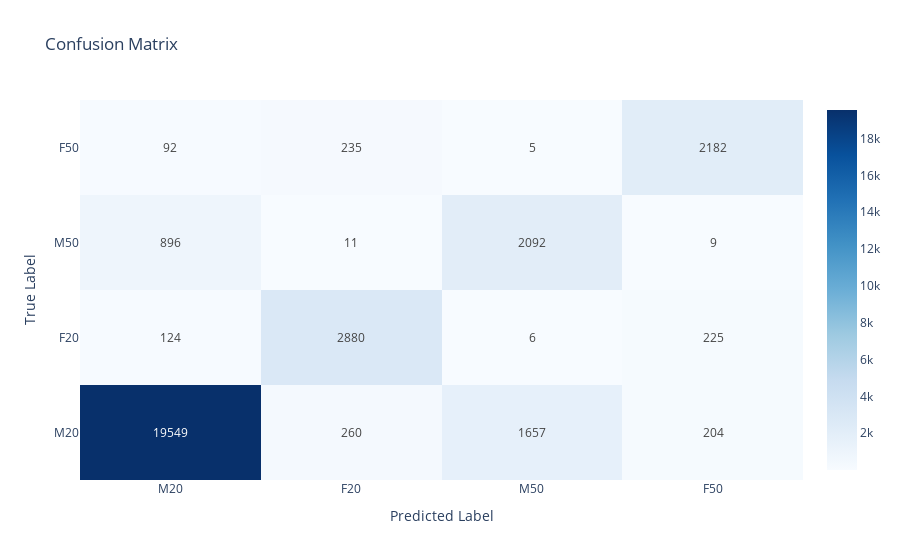
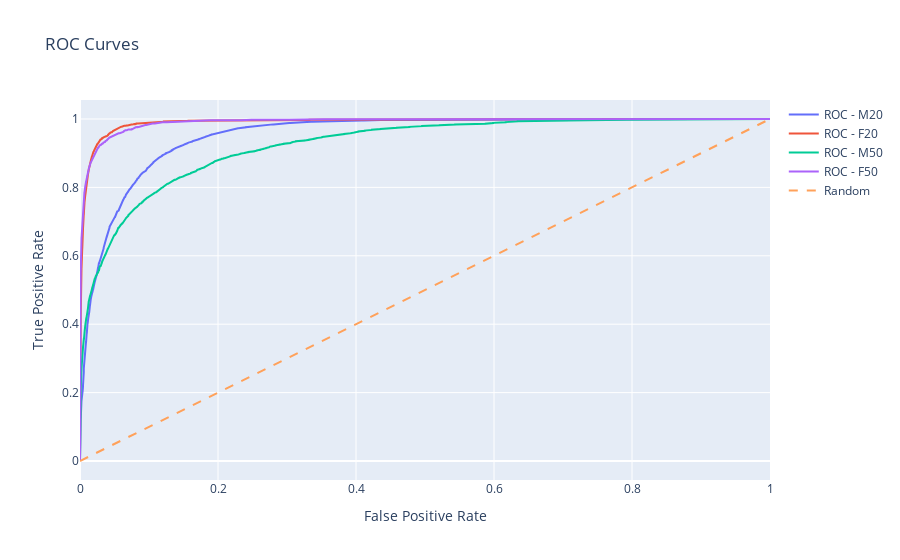

Notebook code cell kept with these figures, in order:
### Code cell
evaluate_model(y_true, y_pred, y_pred_proba=y_pred_proba, class_names=["M20", "F20", "M50", "F50"])

### Figure 1 — Plotly figure (JSON) as saved in the notebook; plotly's stock layout.template omitted (floating-point values rounded to 4 significant figures)
{"data": [{"colorscale": [[0, "rgb(247,251,255)"], [0.125, "rgb(222,235,247)"], [0.25, "rgb(198,219,239)"], [0.375, "rgb(158,202,225)"], [0.5, "rgb(107,174,214)"], [0.625, "rgb(66,146,198)"], [0.75, "rgb(33,113,181)"], [0.875, "rgb(8,81,156)"], [1, "rgb(8,48,107)"]], "hoverinfo": "z", "showscale": true, "text": [["19549", "260", "1657", "204"], ["124", "2880", "6", "225"], ["896", "11", "2092", "9"], ["92", "235", "5", "2182"]], "texttemplate": "%{text}", "type": "heatmap", "x": ["M20", "F20", "M50", "F50"], "y": ["M20", "F20", "M50", "F50"], "z": [[19549, 260, 1657, 204], [124, 2880, 6, 225], [896, 11, 2092, 9], [92, 235, 5, 2182]]}], "layout": {"title": {"text": "Confusion Matrix"}, "xaxis": {"title": {"text": "Predicted Label"}}, "yaxis": {"title": {"text": "True Label"}}}}

### Figure 2 — Plotly figure (JSON) as saved in the notebook; plotly's stock layout.template omitted (floating-point values rounded to 4 significant figures; data arrays with more than 128 entries replaced by an {"elided": "..."} marker saying what was removed)
{"data": [{"mode": "lines", "name": "ROC - M20", "type": "scatter", "x": {"elided": "3964 float values"}, "y": {"elided": "3964 float values"}}, {"mode": "lines", "name": "ROC - F20", "type": "scatter", "x": {"elided": "1236 float values"}, "y": {"elided": "1236 float values"}}, {"mode": "lines", "name": "ROC - M50", "type": "scatter", "x": {"elided": "3050 float values"}, "y": {"elided": "3050 float values"}}, {"mode": "lines", "name": "ROC - F50", "type": "scatter", "x": {"elided": "1074 float values"}, "y": {"elided": "1074 float values"}}, {"line": {"dash": "dash"}, "mode": "lines", "name": "Random", "type": "scatter", "x": [0, 1], "y": [0, 1]}], "layout": {"showlegend": true, "title": {"text": "ROC Curves"}, "xaxis": {"title": {"text": "False Positive Rate"}}, "yaxis": {"title": {"text": "True Positive Rate"}}}}
